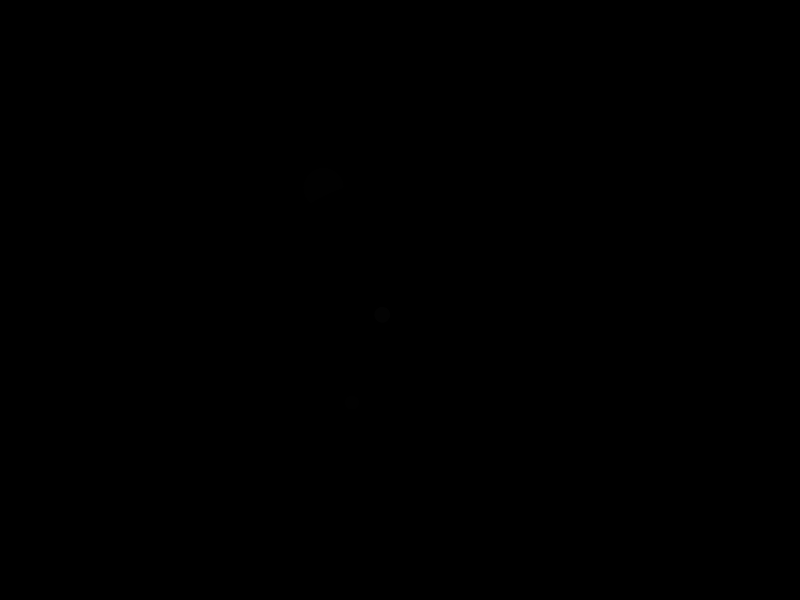
Frame 1 (no input)
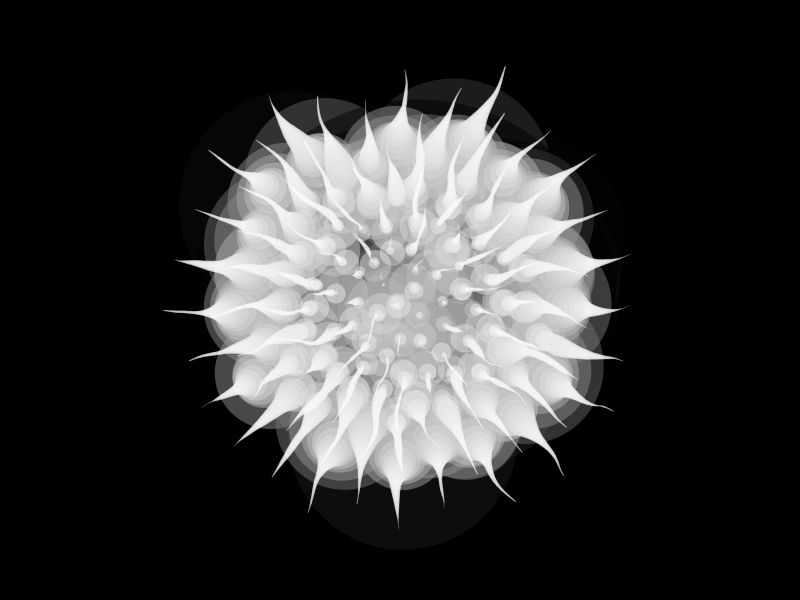
Frame 60 (the mouse pressed at the canvas centre just before this capture)
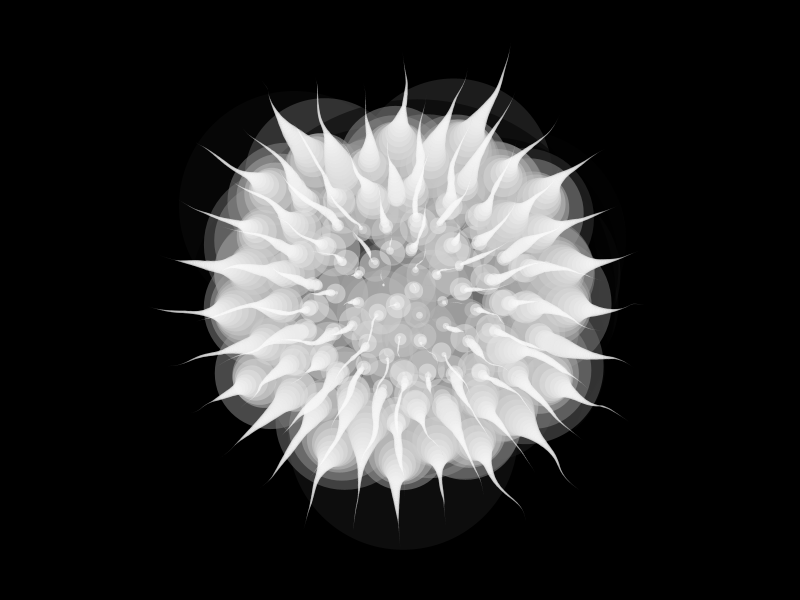
Frame 120 (the mouse held since frame 60 and released just before this capture)

The Processing sketch that drew these frames (run headless with seeded random() and noise(); from frame 60 on, the mouse is pressed at the canvas centre):

// Processing sketch: Flor
// ── Flor.pde
final float dt = 0.2;
final float dx = 0.001;
final float distan = 50;
final float C = 0.5;
float time = 0;

Particula sistema[];

void setup() {
  size(800, 600);
  sistema = new Particula[100]; 
  noStroke();
  fill(0);
  for (int i = 0; i < sistema.length; i++) {
    sistema[i] = new Particula(width * 0.5 + 50 * randomGaussian(), height * 0.5 + 50 * randomGaussian());
  }  
}
void draw() {
//  background(255);
  time += dt;
  for (int i = 0; i < sistema.length; i++) {
    for (int j = 0; j < i; j++) {
      sistema[i].interagir(sistema[j]);
      sistema[j].interagir(sistema[i]);
    }
  }
  for (int i = 0; i < sistema.length; i++) {
    sistema[i].desenhar();
    sistema[i].atualizar();
  }  
}

float f(float x) {
  return x * (2 * distan - x);
}
// ── Particula.pde
class Particula {

  float px, py;
  float vx, vy;
  float ax, ay;
  float gx, gy;

  Particula(float x, float y) {
    vx = ax = gx = 0;
    vy = ay = gy = 0;
    px = x;
    py = y;
  }

  void interagir(Particula p) {
    float d = dist(px, py, p.px, p.py);
    if (d < distan) {
      d = f(d);
      gx += C * (d - f(dist(px, py, p.px + dx, p.py)))/dx;
      gy += C * (d - f(dist(px, py, p.px, p.py + dx)))/dx;
    }
  }

  void atualizar() {
    vx += ax * dt;
    vy += ay * dt;
    px += (vx + gx) * dt;
    py += (vy + gy) * dt;
    gx = ax = 0;
    gy = ay = 0;
  }

  void desenhar() {
    fill(255 - (gx*gx + gy*gy)*0.1, 128);
    ellipse(px, py, (gx*gx + gy*gy)*0.1, (gx*gx + gy*gy)*0.1);
  }
}
